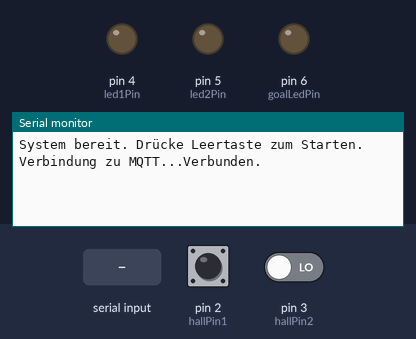
This sketch was run on a simulated Arduino Uno, built with avr-gcc and run on an emulated ATmega328P. Parts: output pins drawn as LEDs (lit = HIGH), the last lines printed to the serial monitor. The inputs (shaded band) are chosen by the test bench; at power-on: pin 2 (hallPin1) LOW, pin 3 (hallPin2) LOW. WiFi joins after 1.5 s; servers stay silent unless stated; no MQTT or app messages arrive unless stated.

Above: at 2.7 s.
2.8 s: "R" received over Serial
At 4.0 s:
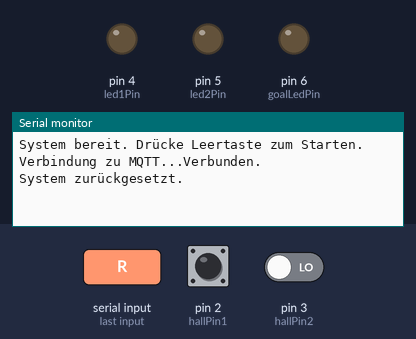
4.3 s: byte 32 (' ') received over Serial
At 4.8 s:
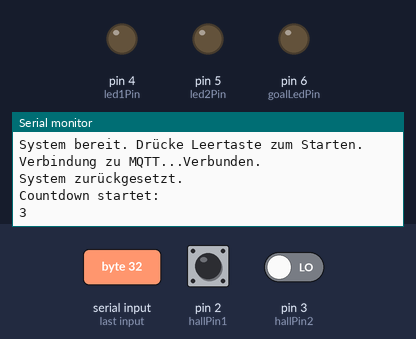
5.8 s: pin 2 (hallPin1) pulsed HIGH 5 times (0.12 s each, 0.3 s apart)
At 7.7 s:
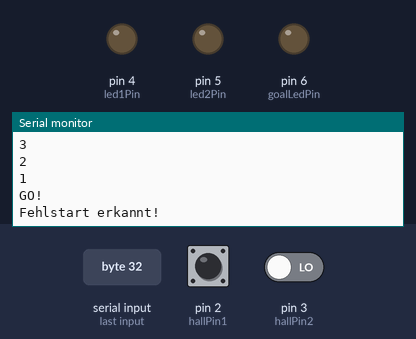

Measured:
- after the input at 2.8 s, the serial monitor: prints a new line at once (image 1)
- after the input at 4.3 s, the serial monitor: prints a new line at once (image 2)
- after the input at 5.8 s, the serial monitor: prints a new line after 1.5 s (image 3)

The sketch:

goldsprint__v2.0_evo1.ino
```cpp
// Bibliotheken für Ethernet und MQTT
#include <SPI.h>
#include <Ethernet.h>
#include <PubSubClient.h>

// MAC-Adresse für Ethernet-Shield
byte mac[] = { 0xDE, 0xAD, 0xBE, 0xEF, 0xFE, 0xED };
// IP-Adresse deines MQTT-Brokers
IPAddress server(192, 168, 1, 100);

EthernetClient ethClient;
PubSubClient client(ethClient);

// Rollendurchmesser und Strecke
const float rollDiameter = 0.11; // 11 cm
const float rollCircumference = PI * rollDiameter; // ~0.3456 m pro Umdrehung
const int totalPulses = 723; // ca. 250 m / Umfang

// Pins für Hall-Sensoren (Interrupts)
const int hallPin1 = 2; // INT0
const int hallPin2 = 3; // INT1

// LED-Pins
const int led1Pin = 4; // LED für Sensor 1
const int led2Pin = 5; // LED für Sensor 2
const int goalLedPin = 6; // Ziel erreicht LED

// Pulszähler
volatile unsigned int pulseCount1 = 0;
volatile unsigned int pulseCount2 = 0;

// Steuerflags
bool started = false;
bool falseStartDetected = false;
unsigned long startTime = 0;
unsigned long lastSendTime = 0;
bool goalReached = false;

void setup() {
  Serial.begin(9600);
  Ethernet.begin(mac);
  client.setServer(server, 1883);

  // Interrupts für beide Sensoren
  attachInterrupt(digitalPinToInterrupt(hallPin1), onPulse1, RISING);
  attachInterrupt(digitalPinToInterrupt(hallPin2), onPulse2, RISING);

  // LED-Pins als Ausgang
  pinMode(led1Pin, OUTPUT);
  pinMode(led2Pin, OUTPUT);
  pinMode(goalLedPin, OUTPUT);

  Serial.println("System bereit. Drücke Leertaste zum Starten.");
}

void loop() {
  if (!client.connected()) reconnectMQTT();
  client.loop();

  // Eingaben über Tastatur (Serielle Konsole)
  if (Serial.available()) {
    char input = Serial.read();
    if (input == ' ') {
      startCountdown();
    } else if (input == 'R') {
      resetTrainer();
    }
  }

  // Daten senden alle 100 ms
  if (started && millis() - lastSendTime > 100) {
    sendMQTT();
    lastSendTime = millis();
  }

//oder nur senden, wenn sich Daten geändert haben:

/*static unsigned int lastPulseCount = 0;
if (pulseCount != lastPulseCount) {
  sendMQTT();
  lastPulseCount = pulseCount;
}*/

  // Ziel erreicht?
  if (!goalReached && started && (pulseCount1 >= totalPulses || pulseCount2 >= totalPulses)) {
    Serial.println("Ziel erreicht!");
    digitalWrite(goalLedPin, HIGH);
    goalReached = true;
    started = false;
  }
}

// Interrupt: Sensor 1 erkannt
void onPulse1() {
  pulseCount1++;
  digitalWrite(led1Pin, HIGH);
  delayMicroseconds(100);
  digitalWrite(led1Pin, LOW);
}

// Interrupt: Sensor 2 erkannt
void onPulse2() {
  pulseCount2++;
  digitalWrite(led2Pin, HIGH);
  delayMicroseconds(100);
  digitalWrite(led2Pin, LOW);
}

// Countdown-Funktion mit Fehlstart-Erkennung
void startCountdown() {
  Serial.println("Countdown startet:");
  int preStart1 = pulseCount1;
  int preStart2 = pulseCount2;

  for (int i = 3; i > 0; i--) {
    Serial.println(i);
    delay(1000);
  }

  Serial.println("GO!");

  // Fehlstart prüfen (Drei Pulse sind ok, muss mal im alten Code gucken, was wir da genommen haben)
  int delta1 = pulseCount1 - preStart1;
  int delta2 = pulseCount2 - preStart2;

  if (delta1 >= 3 || delta2 >= 3) {
    Serial.println("Fehlstart erkannt!");
    falseStartDetected = true;
    return;
  }

  started = true;
  goalReached = false;
  startTime = millis();
  lastSendTime = millis();
}

// MQTT-Nachricht senden
void sendMQTT() {
  float dist1 = pulseCount1 * rollCircumference;
  float dist2 = pulseCount2 * rollCircumference;
  unsigned long timestamp = millis() - startTime;

  char message[256];
  snprintf(message, sizeof(message),
           "{\"pulses1\":%u,\"dist1\":%.2f,\"pulses2\":%u,\"dist2\":%.2f,\"ts\":%lu}",
           pulseCount1, dist1, pulseCount2, dist2, timestamp);

  client.publish("rollentrainer/data", message);
  Serial.print("Gesendet: ");
  Serial.println(message);
}

// Reset-Funktion
void resetTrainer() {
  pulseCount1 = 0;
  pulseCount2 = 0;
  started = false;
  falseStartDetected = false;
  goalReached = false;
  digitalWrite(goalLedPin, LOW);
  Serial.println("System zurückgesetzt.");
}

// MQTT-Verbindung wiederherstellen
void reconnectMQTT() {
  while (!client.connected()) {
    Serial.print("Verbindung zu MQTT...");
    if (client.connect("RollentrainerClient")) {
      Serial.println("Verbunden.");
    } else {
      Serial.print("Fehler, Code=");
      Serial.print(client.state());
      Serial.println(". Neuversuch in 1s.");
      delay(1000);
    }
  }
}
```
